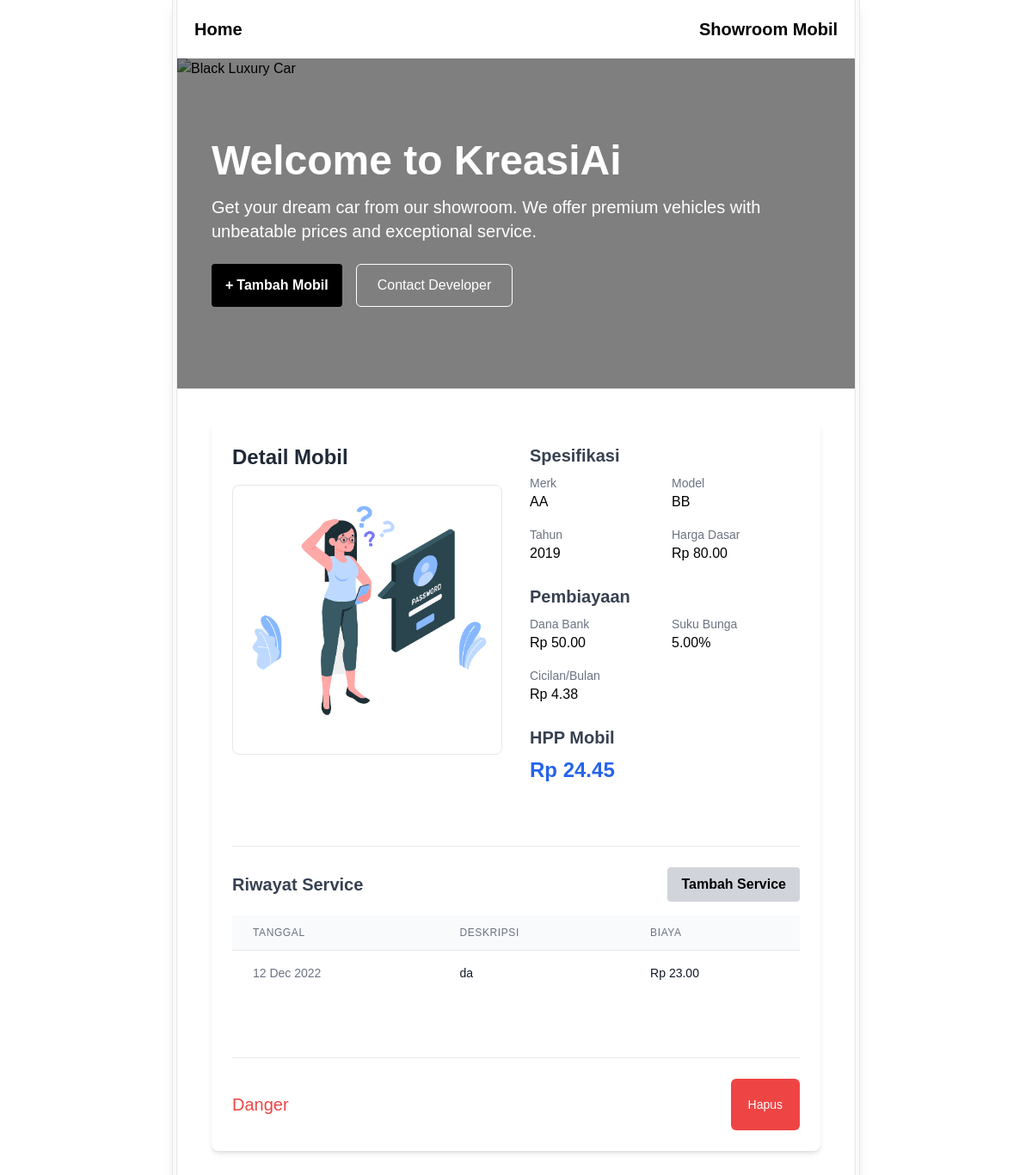
Page /car/8/ on the committed database.
### cars/models.py (models this page shows, shortened)
class Car(models.Model):
    merk = models.CharField(max_length=100)
    model = models.CharField(max_length=100)
    tahun = models.IntegerField()
    harga_dasar = models.DecimalField(max_digits=12, decimal_places=2)
    dana_bank = models.DecimalField(max_digits=12, decimal_places=2, null=True, blank=True)
    bunga = models.DecimalField(max_digits=5, decimal_places=2, null=True, blank=True)
    image = models.ImageField(upload_to='car_images/', null=True, blank=True)

class Service(models.Model):
    mobil = models.ForeignKey(Car, on_delete=models.CASCADE, related_name="services")
    tanggal = models.DateField()
    deskripsi = models.TextField()
    biaya = models.DecimalField(max_digits=12, decimal_places=2)

### cars/views.py (the view)
# urls.py: path('car/<int:pk>/', views.car_detail, name='car_detail'),
def car_detail(request, pk):
    car = get_object_or_404(Car, pk=pk)
    services = car.services.all()
    cicilan = 0
    if car.dana_bank and car.bunga:
        total = car.dana_bank + (car.dana_bank * car.bunga / 100)
        cicilan = total / 12
    total_service = sum(s.biaya for s in services)
    hpp = car.harga_dasar / (car.dana_bank + car.bunga) if car.dana_bank and car.bunga else car.harga_dasar
    hpp += total_service
    return render(request, 'cars/car_detail.html', {
        'car': car,
        'services': services,
        'cicilan': cicilan,
        'hpp': hpp
    })

### cars/templatetags/action_buttons.py (called while the page is built)
@register.inclusion_tag('cars/_action_button.html')
def action_button(url_name, text, icon=None, variant='primary', size='medium', icon_position='left'):
    return {
        'url': reverse(url_name),
        'text': text,
        'icon': icon,
        'variant': variant,
        'size': size,
        'icon_position': icon_position
    }

### cars/templates/cars/car_detail.html
{% extends 'cars/base.html' %}
{% load action_buttons %}
{% block content %}
<div class="max-w-6xl mx-auto p-6 flex flex-col gap-10 bg-white rounded-lg shadow-md">
  <div class="grid grid-cols-1 md:grid-cols-2 gap-8">
    <div class="space-y-4">
      <h2 class="text-2xl font-bold text-gray-800">Detail Mobil</h2>
      {% if car.image %}
      <div class="rounded-lg overflow-hidden border border-gray-200">
        <img src="{{ car.image.url }}" alt="{{ car.merk }} {{ car.model }}"
             class="w-full h-auto object-cover">
      </div>
      {% else %}
      <div class="w-full h-64 bg-gray-100 rounded-lg flex items-center justify-center text-gray-500">
        <span>Tidak ada gambar tersedia</span>
      </div>
      {% endif %}
    </div>
    <div class="space-y-6">
      <div class="space-y-2">
        <h3 class="text-xl font-semibold text-gray-700">Spesifikasi</h3>
        <div class="grid grid-cols-2 gap-4">
          <div>
            <p class="text-sm text-gray-500">Merk</p>
            <p class="font-medium">{{ car.merk }}</p>
          </div>
          <div>
            <p class="text-sm text-gray-500">Model</p>
            <p class="font-medium">{{ car.model }}</p>
          </div>
          <div>
            <p class="text-sm text-gray-500">Tahun</p>
            <p class="font-medium">{{ car.tahun }}</p>
          </div>
          <div>
            <p class="text-sm text-gray-500">Harga Dasar</p>
            <p class="font-medium">Rp {{ car.harga_dasar }}</p>
          </div>
        </div>
      </div>
      {% if car.dana_bank %}
      <div class="space-y-2">
        <h3 class="text-xl font-semibold text-gray-700">Pembiayaan</h3>
        <div class="grid grid-cols-2 gap-4">
          <div>
            <p class="text-sm text-gray-500">Dana Bank</p>
            <p class="font-medium">Rp {{ car.dana_bank }}</p>
          </div>
          <div>
            <p class="text-sm text-gray-500">Suku Bunga</p>
            <p class="font-medium">{{ car.bunga }}%</p>
          </div>
          <div>
            <p class="text-sm text-gray-500">Cicilan/Bulan</p>
            <p class="font-medium">Rp {{ cicilan|floatformat:2 }}</p>
          </div>
        </div>
      </div>
      {% endif %}
      <div class="space-y-2">
        <h3 class="text-xl font-semibold text-gray-700">HPP Mobil</h3>
        <p class="text-2xl font-bold text-blue-600">Rp {{ hpp|floatformat:2 }}</p>
      </div>
    </div>
  </div>
  <div class="mt-8 pt-6 border-t border-gray-200">
    <div class="flex justify-between items-center mb-4">
      <h3 class="text-xl font-semibold text-gray-700">Riwayat Service</h3>
      {% action_button 'service_add' 'Tambah Service' '' car.pk %}
    </div>
    {% if services %}
    <div class="overflow-x-auto">
      <table class="min-w-full divide-y divide-gray-200">
        <thead class="bg-gray-50">
          <tr>
            <th class="px-6 py-3 text-left text-xs font-medium text-gray-500 uppercase tracking-wider">Tanggal</th>
            <th class="px-6 py-3 text-left text-xs font-medium text-gray-500 uppercase tracking-wider">Deskripsi</th>
            <th class="px-6 py-3 text-left text-xs font-medium text-gray-500 uppercase tracking-wider">Biaya</th>
          </tr>
        </thead>
        <tbody class="bg-white divide-y divide-gray-200">
          {% for s in services %}
          <tr>
            <td class="px-6 py-4 whitespace-nowrap text-sm text-gray-500">{{ s.tanggal|date:"d M Y" }}</td>
            <td class="px-6 py-4 text-sm text-gray-900">{{ s.deskripsi }}</td>
            <td class="px-6 py-4 whitespace-nowrap text-sm text-gray-900">Rp {{ s.biaya }}</td>
          </tr>
          {% endfor %}
        </tbody>
      </table>
    </div>
    {% else %}
    <div class="bg-gray-50 p-4 rounded-lg text-center">
      <p class="text-gray-500">Belum ada riwayat service</p>
    </div>
    {% endif %}
  </div>
  <div class="mt-8 pt-6 flex justify-between items-center gap-5 border-t border-gray-200">
    <h2 class="text-xl text-red-500">Danger</h2>
    <a href="{% url 'car_delete' car.pk %}" class="w-fit p-5 rounded-md text-white bg-red-500 hover:text-red-800 text-sm font-medium">Hapus</a>
  </div>
</div>
{% endblock %}

### cars/templates/cars/base.html (shortened to what this page needs)
{% load static tailwind_tags %}
<!DOCTYPE html>
<html>
  <head>
    {% tailwind_css %}
    <link rel="stylesheet" href="https://cdn.jsdelivr.net/npm/flatpickr/dist/flatpickr.min.css" />
  </head>
  <body>
    <div class="w-2/3 h-full min-h-screen max-w-7xl px-1 mx-auto border-x border-gray-200 shadow-lg bg-gray-50">
      <div class="w-full h-full min-h-screen relative border-x border-gray-200 bg-white">
        {% include 'cars/_navbar.html' %}
        {% include 'cars/_jumbotron.html' %}
        <div class="p-10 flex flex-col gap-5">
          {% block content %} {% endblock %}
        </div>
      </div>
    </div>
  </body>
</html>

### cars/templates/cars/_navbar.html (shortened to what this page needs)
<nav class="w-full text-center p-5 ">
    <div class="container mx-auto flex justify-center items-center">
        <div class="w-full flex items-center justify-between space-x-4">
            <a href="{% url 'car_list' %}" class="text-xl font-bold hover:text-blue-200 transition">
                Home
            </a>
            <a href="{% url 'car_list' %}" class="text-xl font-bold hover:text-blue-200 transition">
                Showroom Mobil
            </a>
        </div>
    </div>
</nav>

### cars/templates/cars/_jumbotron.html
{% load action_buttons %}
<div class="relative h-96 w-full overflow-hidden">
    <div class="absolute inset-0 bg-black/50 z-10"></div>
    <img
      src="https://images.pexels.com/photos/1075947/pexels-photo-1075947.jpeg?auto=compress&cs=tinysrgb&w=1260&h=750&dpr=1"
      alt="Black Luxury Car"
      class="absolute inset-0 w-full h-full object-cover"
    >
    <div class="relative z-20 h-full flex flex-col justify-center items-start text-white px-10">
      <h1 class="text-5xl font-bold mb-4">Welcome to KreasiAi</h1>
      <p class="text-xl mb-6 max-w-2xl">
        Get your dream car from our showroom. We offer premium vehicles with unbeatable prices and exceptional service.
      </p>
      <div class="flex gap-4">
        {% action_button 'car_add' 'Tambah Mobil' '+'%}
        <a
          href="https://fadhyoung.github.io/Portofolio1/" target="_blank"
          class="px-6 py-3 border border-white hover:bg-white/10 rounded-md transition-colors"
        >
          Contact Developer
        </a>
      </div>
    </div>
  </div>

### cars/templates/cars/_action_button.html
<a href="{{ url }}"
   class="w-fit font-bold py-2 px-4 rounded transition-colors flex items-center gap-1
   {% if variant == 'primary' %} bg-black hover:bg-white text-white hover:text-black
   {% elif variant == 'secondary' %} bg-gray-500 hover:bg-gray-700 text-white
   {% elif variant == 'danger' %} bg-red-500 hover:bg-red-700 text-white
   {% elif variant == 'outline' %} border-2 border-blue-500 text-blue-500 hover:bg-blue-500 hover:text-white
   {% elif variant == 'ghost' %} text-blue-500 hover:bg-transparent bg-transparent
   {% else %} bg-gray-300 text-black {% endif %}
">
    {% if icon %}<span>{{ icon }}</span>{% endif %}
    {{ text }}
</a>

### cars/templates/cars/base.html (style rules this page uses)
body { font-family: Arial, sans-serif; height: 100%; }
.container { max-width: 800px; margin: auto; }

### rows in the picture
Car: image (picture), merk "AA", model "BB", tahun "2019", harga_dasar "80.00", dana_bank "50.00", bunga "5.00"
Service: tanggal "12 Dec 2022", deskripsi "da", biaya "23.00"

### other values in the picture
{{ icon }} "+"
{{ text }} "Tambah Mobil Tambah Service"
{{ cicilan|floatformat:2 }} "4.38"
{{ hpp|floatformat:2 }} "24.45"
